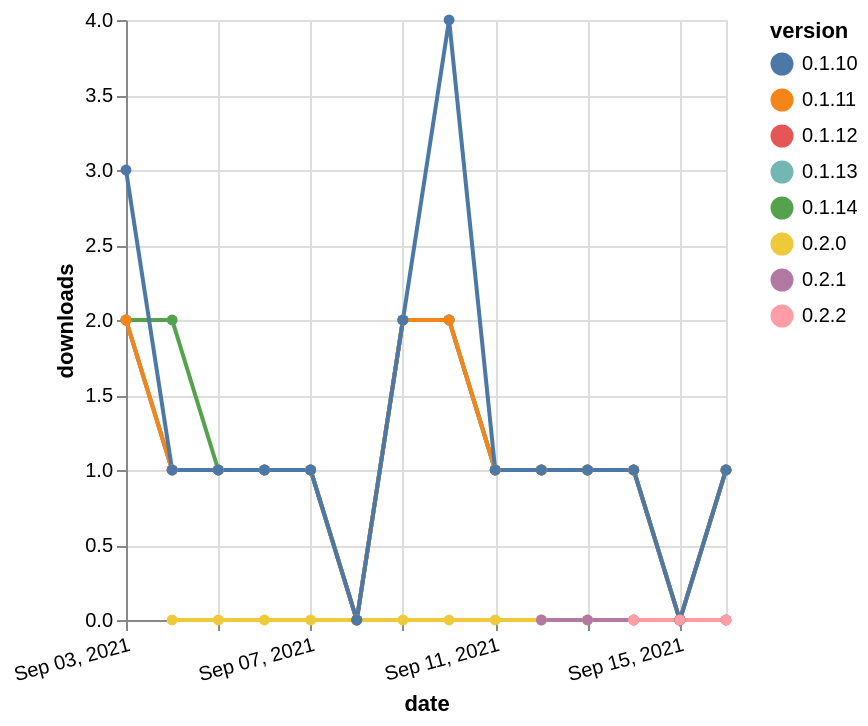

Write the Vega-Lite specification saved for this chart.
### Vega-Lite specification from a JSON file in a GitHub repository (floating-point values rounded to 4 significant figures)
{"$schema": "https://vega.github.io/schema/vega-lite/v5.json", "description": "A simple bar chart with embedded data.", "data": {"values": [{"date": "2021-09-04", "total": 9, "delta": 0, "version": "0.2.0"}, {"date": "2021-09-05", "total": 13, "delta": 0, "version": "0.2.0"}, {"date": "2021-09-06", "total": 14, "delta": 0, "version": "0.2.0"}, {"date": "2021-09-07", "total": 18, "delta": 0, "version": "0.2.0"}, {"date": "2021-09-08", "total": 19, "delta": 0, "version": "0.2.0"}, {"date": "2021-09-09", "total": 24, "delta": 0, "version": "0.2.0"}, {"date": "2021-09-10", "total": 28, "delta": 0, "version": "0.2.0"}, {"date": "2021-09-11", "total": 29, "delta": 0, "version": "0.2.0"}, {"date": "2021-09-12", "total": 31, "delta": 0, "version": "0.2.0"}, {"date": "2021-09-13", "total": 32, "delta": 0, "version": "0.2.0"}, {"date": "2021-09-14", "total": 33, "delta": 0, "version": "0.2.0"}, {"date": "2021-09-15", "total": 34, "delta": 0, "version": "0.2.0"}, {"date": "2021-09-16", "total": 35, "delta": 0, "version": "0.2.0"}, {"date": "2021-09-03", "total": 134, "delta": 2, "version": "0.1.12"}, {"date": "2021-09-04", "total": 135, "delta": 1, "version": "0.1.12"}, {"date": "2021-09-05", "total": 136, "delta": 1, "version": "0.1.12"}, {"date": "2021-09-06", "total": 137, "delta": 1, "version": "0.1.12"}, {"date": "2021-09-07", "total": 138, "delta": 1, "version": "0.1.12"}, {"date": "2021-09-08", "total": 138, "delta": 0, "version": "0.1.12"}, {"date": "2021-09-09", "total": 140, "delta": 2, "version": "0.1.12"}, {"date": "2021-09-10", "total": 142, "delta": 2, "version": "0.1.12"}, {"date": "2021-09-11", "total": 143, "delta": 1, "version": "0.1.12"}, {"date": "2021-09-12", "total": 144, "delta": 1, "version": "0.1.12"}, {"date": "2021-09-13", "total": 145, "delta": 1, "version": "0.1.12"}, {"date": "2021-09-14", "total": 146, "delta": 1, "version": "0.1.12"}, {"date": "2021-09-15", "total": 146, "delta": 0, "version": "0.1.12"}, {"date": "2021-09-16", "total": 147, "delta": 1, "version": "0.1.12"}, {"date": "2021-09-12", "total": 2, "delta": 0, "version": "0.2.1"}, {"date": "2021-09-13", "total": 25, "delta": 0, "version": "0.2.1"}, {"date": "2021-09-14", "total": 47, "delta": 0, "version": "0.2.1"}, {"date": "2021-09-15", "total": 57, "delta": 0, "version": "0.2.1"}, {"date": "2021-09-16", "total": 70, "delta": 0, "version": "0.2.1"}, {"date": "2021-09-03", "total": 47, "delta": 2, "version": "0.1.14"}, {"date": "2021-09-04", "total": 49, "delta": 2, "version": "0.1.14"}, {"date": "2021-09-05", "total": 50, "delta": 1, "version": "0.1.14"}, {"date": "2021-09-06", "total": 51, "delta": 1, "version": "0.1.14"}, {"date": "2021-09-07", "total": 52, "delta": 1, "version": "0.1.14"}, {"date": "2021-09-08", "total": 52, "delta": 0, "version": "0.1.14"}, {"date": "2021-09-09", "total": 54, "delta": 2, "version": "0.1.14"}, {"date": "2021-09-10", "total": 56, "delta": 2, "version": "0.1.14"}, {"date": "2021-09-11", "total": 57, "delta": 1, "version": "0.1.14"}, {"date": "2021-09-12", "total": 58, "delta": 1, "version": "0.1.14"}, {"date": "2021-09-13", "total": 59, "delta": 1, "version": "0.1.14"}, {"date": "2021-09-14", "total": 60, "delta": 1, "version": "0.1.14"}, {"date": "2021-09-15", "total": 60, "delta": 0, "version": "0.1.14"}, {"date": "2021-09-16", "total": 61, "delta": 1, "version": "0.1.14"}, {"date": "2021-09-03", "total": 40, "delta": 2, "version": "0.1.13"}, {"date": "2021-09-04", "total": 41, "delta": 1, "version": "0.1.13"}, {"date": "2021-09-05", "total": 42, "delta": 1, "version": "0.1.13"}, {"date": "2021-09-06", "total": 43, "delta": 1, "version": "0.1.13"}, {"date": "2021-09-07", "total": 44, "delta": 1, "version": "0.1.13"}, {"date": "2021-09-08", "total": 44, "delta": 0, "version": "0.1.13"}, {"date": "2021-09-09", "total": 46, "delta": 2, "version": "0.1.13"}, {"date": "2021-09-10", "total": 48, "delta": 2, "version": "0.1.13"}, {"date": "2021-09-11", "total": 49, "delta": 1, "version": "0.1.13"}, {"date": "2021-09-12", "total": 50, "delta": 1, "version": "0.1.13"}, {"date": "2021-09-13", "total": 51, "delta": 1, "version": "0.1.13"}, {"date": "2021-09-14", "total": 52, "delta": 1, "version": "0.1.13"}, {"date": "2021-09-15", "total": 52, "delta": 0, "version": "0.1.13"}, {"date": "2021-09-16", "total": 53, "delta": 1, "version": "0.1.13"}, {"date": "2021-09-03", "total": 111, "delta": 2, "version": "0.1.11"}, {"date": "2021-09-04", "total": 112, "delta": 1, "version": "0.1.11"}, {"date": "2021-09-05", "total": 113, "delta": 1, "version": "0.1.11"}, {"date": "2021-09-06", "total": 114, "delta": 1, "version": "0.1.11"}, {"date": "2021-09-07", "total": 115, "delta": 1, "version": "0.1.11"}, {"date": "2021-09-08", "total": 115, "delta": 0, "version": "0.1.11"}, {"date": "2021-09-09", "total": 117, "delta": 2, "version": "0.1.11"}, {"date": "2021-09-10", "total": 119, "delta": 2, "version": "0.1.11"}, {"date": "2021-09-11", "total": 120, "delta": 1, "version": "0.1.11"}, {"date": "2021-09-12", "total": 121, "delta": 1, "version": "0.1.11"}, {"date": "2021-09-13", "total": 122, "delta": 1, "version": "0.1.11"}, {"date": "2021-09-14", "total": 123, "delta": 1, "version": "0.1.11"}, {"date": "2021-09-15", "total": 123, "delta": 0, "version": "0.1.11"}, {"date": "2021-09-16", "total": 124, "delta": 1, "version": "0.1.11"}, {"date": "2021-09-03", "total": 218, "delta": 3, "version": "0.1.10"}, {"date": "2021-09-04", "total": 219, "delta": 1, "version": "0.1.10"}, {"date": "2021-09-05", "total": 220, "delta": 1, "version": "0.1.10"}, {"date": "2021-09-06", "total": 221, "delta": 1, "version": "0.1.10"}, {"date": "2021-09-07", "total": 222, "delta": 1, "version": "0.1.10"}, {"date": "2021-09-08", "total": 222, "delta": 0, "version": "0.1.10"}, {"date": "2021-09-09", "total": 224, "delta": 2, "version": "0.1.10"}, {"date": "2021-09-10", "total": 228, "delta": 4, "version": "0.1.10"}, {"date": "2021-09-11", "total": 229, "delta": 1, "version": "0.1.10"}, {"date": "2021-09-12", "total": 230, "delta": 1, "version": "0.1.10"}, {"date": "2021-09-13", "total": 231, "delta": 1, "version": "0.1.10"}, {"date": "2021-09-14", "total": 232, "delta": 1, "version": "0.1.10"}, {"date": "2021-09-15", "total": 232, "delta": 0, "version": "0.1.10"}, {"date": "2021-09-16", "total": 233, "delta": 1, "version": "0.1.10"}, {"date": "2021-09-14", "total": 12, "delta": 0, "version": "0.2.2"}, {"date": "2021-09-15", "total": 25, "delta": 0, "version": "0.2.2"}, {"date": "2021-09-16", "total": 40, "delta": 0, "version": "0.2.2"}]}, "width": "container", "mark": {"type": "line", "point": {"filled": true}}, "encoding": {"x": {"field": "date", "type": "temporal", "timeUnit": "yearmonthdate", "title": "date", "axis": {"labelAngle": -15}}, "y": {"field": "delta", "type": "quantitative", "title": "downloads"}, "color": {"field": "version", "type": "nominal"}, "tooltip": {"field": "delta"}}}
